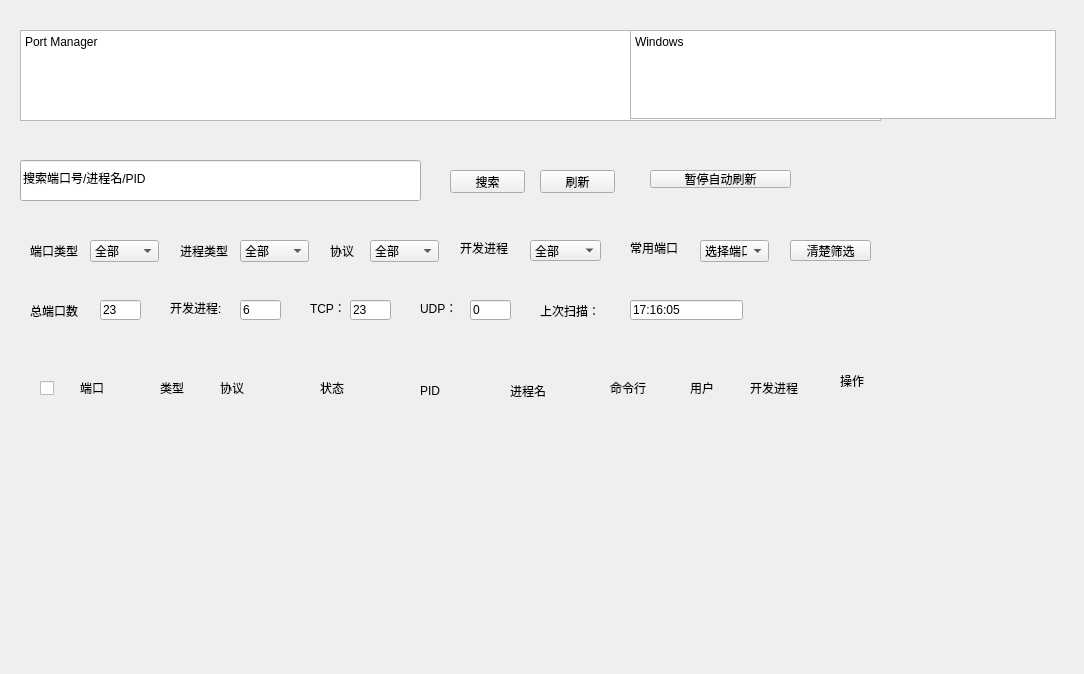
<?xml version="1.0" encoding="UTF-8"?>
<ui version="4.0">
 <class>Form</class>
 <widget class="QWidget" name="Form">
  <property name="geometry">
   <rect>
    <x>0</x>
    <y>0</y>
    <width>1084</width>
    <height>674</height>
   </rect>
  </property>
  <property name="windowTitle">
   <string>Form</string>
  </property>
  <widget class="QWidget" name="horizontalLayoutWidget">
   <property name="geometry">
    <rect>
     <x>20</x>
     <y>30</y>
     <width>861</width>
     <height>91</height>
    </rect>
   </property>
   <layout class="QHBoxLayout" name="horizontalLayout">
    <item>
     <widget class="QTextBrowser" name="textBrowser">
      <property name="html">
       <string>&lt;!DOCTYPE HTML PUBLIC &quot;-//W3C//DTD HTML 4.0//EN&quot; &quot;http://www.w3.org/TR/REC-html40/strict.dtd&quot;&gt;
&lt;html&gt;&lt;head&gt;&lt;meta name=&quot;qrichtext&quot; content=&quot;1&quot; /&gt;&lt;style type=&quot;text/css&quot;&gt;
p, li { white-space: pre-wrap; }
&lt;/style&gt;&lt;/head&gt;&lt;body style=&quot; font-family:'SimSun'; font-size:9pt; font-weight:400; font-style:normal;&quot;&gt;
&lt;p style=&quot; margin-top:0px; margin-bottom:0px; margin-left:0px; margin-right:0px; -qt-block-indent:0; text-indent:0px;&quot;&gt;Port Manager&lt;/p&gt;&lt;/body&gt;&lt;/html&gt;</string>
      </property>
     </widget>
    </item>
   </layout>
  </widget>
  <widget class="QLineEdit" name="lineEdit">
   <property name="geometry">
    <rect>
     <x>20</x>
     <y>160</y>
     <width>401</width>
     <height>41</height>
    </rect>
   </property>
   <property name="text">
    <string>搜索端口号/进程名/PID</string>
   </property>
  </widget>
  <widget class="QPushButton" name="pushButton">
   <property name="geometry">
    <rect>
     <x>450</x>
     <y>170</y>
     <width>75</width>
     <height>23</height>
    </rect>
   </property>
   <property name="text">
    <string>搜索</string>
   </property>
  </widget>
  <widget class="QPushButton" name="pushButton_2">
   <property name="geometry">
    <rect>
     <x>540</x>
     <y>170</y>
     <width>75</width>
     <height>23</height>
    </rect>
   </property>
   <property name="text">
    <string>刷新</string>
   </property>
  </widget>
  <widget class="QToolButton" name="toolButton">
   <property name="geometry">
    <rect>
     <x>650</x>
     <y>170</y>
     <width>141</width>
     <height>18</height>
    </rect>
   </property>
   <property name="text">
    <string>暂停自动刷新</string>
   </property>
  </widget>
  <widget class="QComboBox" name="comboBox">
   <property name="geometry">
    <rect>
     <x>90</x>
     <y>240</y>
     <width>69</width>
     <height>22</height>
    </rect>
   </property>
   <item>
    <property name="text">
     <string>全部</string>
    </property>
   </item>
  </widget>
  <widget class="QLabel" name="label">
   <property name="geometry">
    <rect>
     <x>30</x>
     <y>240</y>
     <width>61</width>
     <height>21</height>
    </rect>
   </property>
   <property name="text">
    <string>端口类型</string>
   </property>
  </widget>
  <widget class="QLabel" name="label_2">
   <property name="geometry">
    <rect>
     <x>180</x>
     <y>240</y>
     <width>61</width>
     <height>21</height>
    </rect>
   </property>
   <property name="text">
    <string>进程类型</string>
   </property>
  </widget>
  <widget class="QComboBox" name="comboBox_2">
   <property name="geometry">
    <rect>
     <x>240</x>
     <y>240</y>
     <width>69</width>
     <height>22</height>
    </rect>
   </property>
   <item>
    <property name="text">
     <string>全部</string>
    </property>
   </item>
  </widget>
  <widget class="QLabel" name="label_3">
   <property name="geometry">
    <rect>
     <x>330</x>
     <y>240</y>
     <width>61</width>
     <height>21</height>
    </rect>
   </property>
   <property name="text">
    <string>协议</string>
   </property>
  </widget>
  <widget class="QComboBox" name="comboBox_3">
   <property name="geometry">
    <rect>
     <x>370</x>
     <y>240</y>
     <width>69</width>
     <height>22</height>
    </rect>
   </property>
   <item>
    <property name="text">
     <string>全部</string>
    </property>
   </item>
  </widget>
  <widget class="QLabel" name="label_4">
   <property name="geometry">
    <rect>
     <x>460</x>
     <y>240</y>
     <width>61</width>
     <height>16</height>
    </rect>
   </property>
   <property name="text">
    <string>开发进程</string>
   </property>
  </widget>
  <widget class="QComboBox" name="comboBox_4">
   <property name="geometry">
    <rect>
     <x>530</x>
     <y>240</y>
     <width>71</width>
     <height>21</height>
    </rect>
   </property>
   <item>
    <property name="text">
     <string>全部</string>
    </property>
   </item>
  </widget>
  <widget class="QLabel" name="label_5">
   <property name="geometry">
    <rect>
     <x>630</x>
     <y>240</y>
     <width>71</width>
     <height>16</height>
    </rect>
   </property>
   <property name="text">
    <string>常用端口</string>
   </property>
  </widget>
  <widget class="QComboBox" name="comboBox_5">
   <property name="geometry">
    <rect>
     <x>700</x>
     <y>240</y>
     <width>69</width>
     <height>22</height>
    </rect>
   </property>
   <item>
    <property name="text">
     <string>选择端口</string>
    </property>
   </item>
  </widget>
  <widget class="QToolButton" name="toolButton_2">
   <property name="geometry">
    <rect>
     <x>790</x>
     <y>240</y>
     <width>81</width>
     <height>21</height>
    </rect>
   </property>
   <property name="text">
    <string>清楚筛选</string>
   </property>
  </widget>
  <widget class="QLabel" name="label_6">
   <property name="geometry">
    <rect>
     <x>30</x>
     <y>300</y>
     <width>61</width>
     <height>21</height>
    </rect>
   </property>
   <property name="text">
    <string>总端口数</string>
   </property>
  </widget>
  <widget class="QLineEdit" name="lineEdit_2">
   <property name="geometry">
    <rect>
     <x>100</x>
     <y>300</y>
     <width>41</width>
     <height>20</height>
    </rect>
   </property>
   <property name="text">
    <string>23</string>
   </property>
  </widget>
  <widget class="QLabel" name="label_7">
   <property name="geometry">
    <rect>
     <x>170</x>
     <y>300</y>
     <width>81</width>
     <height>16</height>
    </rect>
   </property>
   <property name="text">
    <string>开发进程:</string>
   </property>
  </widget>
  <widget class="QLineEdit" name="lineEdit_3">
   <property name="geometry">
    <rect>
     <x>240</x>
     <y>300</y>
     <width>41</width>
     <height>20</height>
    </rect>
   </property>
   <property name="text">
    <string>6</string>
   </property>
  </widget>
  <widget class="QLabel" name="label_8">
   <property name="geometry">
    <rect>
     <x>310</x>
     <y>300</y>
     <width>51</width>
     <height>16</height>
    </rect>
   </property>
   <property name="text">
    <string>TCP：</string>
   </property>
  </widget>
  <widget class="QLineEdit" name="lineEdit_4">
   <property name="geometry">
    <rect>
     <x>350</x>
     <y>300</y>
     <width>41</width>
     <height>20</height>
    </rect>
   </property>
   <property name="text">
    <string>23</string>
   </property>
  </widget>
  <widget class="QLabel" name="label_9">
   <property name="geometry">
    <rect>
     <x>420</x>
     <y>300</y>
     <width>71</width>
     <height>16</height>
    </rect>
   </property>
   <property name="text">
    <string>UDP：</string>
   </property>
  </widget>
  <widget class="QLineEdit" name="lineEdit_5">
   <property name="geometry">
    <rect>
     <x>470</x>
     <y>300</y>
     <width>41</width>
     <height>20</height>
    </rect>
   </property>
   <property name="text">
    <string>0</string>
   </property>
  </widget>
  <widget class="QLabel" name="label_10">
   <property name="geometry">
    <rect>
     <x>540</x>
     <y>300</y>
     <width>71</width>
     <height>21</height>
    </rect>
   </property>
   <property name="text">
    <string>上次扫描：</string>
   </property>
  </widget>
  <widget class="QLineEdit" name="lineEdit_6">
   <property name="geometry">
    <rect>
     <x>630</x>
     <y>300</y>
     <width>113</width>
     <height>20</height>
    </rect>
   </property>
   <property name="text">
    <string>17:16:05</string>
   </property>
  </widget>
  <widget class="QTextBrowser" name="textBrowser_2">
   <property name="geometry">
    <rect>
     <x>630</x>
     <y>30</y>
     <width>426</width>
     <height>89</height>
    </rect>
   </property>
   <property name="html">
    <string>&lt;!DOCTYPE HTML PUBLIC &quot;-//W3C//DTD HTML 4.0//EN&quot; &quot;http://www.w3.org/TR/REC-html40/strict.dtd&quot;&gt;
&lt;html&gt;&lt;head&gt;&lt;meta name=&quot;qrichtext&quot; content=&quot;1&quot; /&gt;&lt;style type=&quot;text/css&quot;&gt;
p, li { white-space: pre-wrap; }
&lt;/style&gt;&lt;/head&gt;&lt;body style=&quot; font-family:'SimSun'; font-size:9pt; font-weight:400; font-style:normal;&quot;&gt;
&lt;p style=&quot; margin-top:0px; margin-bottom:0px; margin-left:0px; margin-right:0px; -qt-block-indent:0; text-indent:0px;&quot;&gt;Windows&lt;/p&gt;&lt;/body&gt;&lt;/html&gt;</string>
   </property>
  </widget>
  <widget class="QCheckBox" name="checkBox">
   <property name="geometry">
    <rect>
     <x>40</x>
     <y>380</y>
     <width>71</width>
     <height>16</height>
    </rect>
   </property>
   <property name="text">
    <string/>
   </property>
  </widget>
  <widget class="QLabel" name="label_11">
   <property name="geometry">
    <rect>
     <x>80</x>
     <y>380</y>
     <width>61</width>
     <height>16</height>
    </rect>
   </property>
   <property name="text">
    <string>端口</string>
   </property>
  </widget>
  <widget class="QLabel" name="label_12">
   <property name="geometry">
    <rect>
     <x>160</x>
     <y>380</y>
     <width>71</width>
     <height>16</height>
    </rect>
   </property>
   <property name="text">
    <string>类型</string>
   </property>
  </widget>
  <widget class="QLabel" name="label_13">
   <property name="geometry">
    <rect>
     <x>220</x>
     <y>380</y>
     <width>61</width>
     <height>16</height>
    </rect>
   </property>
   <property name="text">
    <string>协议</string>
   </property>
  </widget>
  <widget class="QLabel" name="label_14">
   <property name="geometry">
    <rect>
     <x>320</x>
     <y>380</y>
     <width>61</width>
     <height>16</height>
    </rect>
   </property>
   <property name="text">
    <string>状态</string>
   </property>
  </widget>
  <widget class="QLabel" name="label_15">
   <property name="geometry">
    <rect>
     <x>420</x>
     <y>380</y>
     <width>61</width>
     <height>21</height>
    </rect>
   </property>
   <property name="text">
    <string>PID</string>
   </property>
  </widget>
  <widget class="QLabel" name="label_16">
   <property name="geometry">
    <rect>
     <x>510</x>
     <y>380</y>
     <width>71</width>
     <height>21</height>
    </rect>
   </property>
   <property name="text">
    <string>进程名</string>
   </property>
  </widget>
  <widget class="QLabel" name="label_17">
   <property name="geometry">
    <rect>
     <x>610</x>
     <y>380</y>
     <width>81</width>
     <height>16</height>
    </rect>
   </property>
   <property name="text">
    <string>命令行</string>
   </property>
  </widget>
  <widget class="QLabel" name="label_18">
   <property name="geometry">
    <rect>
     <x>690</x>
     <y>380</y>
     <width>51</width>
     <height>16</height>
    </rect>
   </property>
   <property name="text">
    <string>用户</string>
   </property>
  </widget>
  <widget class="QLabel" name="label_19">
   <property name="geometry">
    <rect>
     <x>750</x>
     <y>380</y>
     <width>61</width>
     <height>16</height>
    </rect>
   </property>
   <property name="text">
    <string>开发进程</string>
   </property>
  </widget>
  <widget class="QLabel" name="label_20">
   <property name="geometry">
    <rect>
     <x>840</x>
     <y>370</y>
     <width>81</width>
     <height>21</height>
    </rect>
   </property>
   <property name="text">
    <string>操作</string>
   </property>
  </widget>
  <widget class="QWidget" name="formLayoutWidget">
   <property name="geometry">
    <rect>
     <x>30</x>
     <y>370</y>
     <width>861</width>
     <height>241</height>
    </rect>
   </property>
   <layout class="QFormLayout" name="formLayout"/>
  </widget>
 </widget>
 <resources/>
 <connections/>
</ui>
